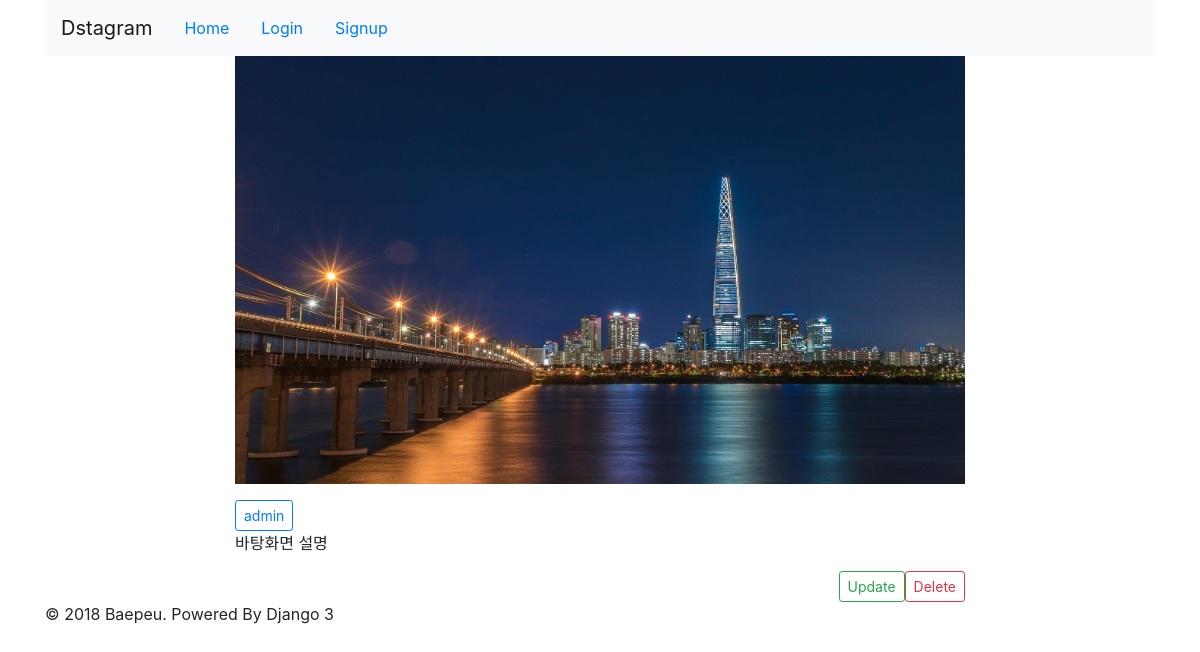
Page /detail/1/ on the committed database.
### photo/models.py (models this page shows, shortened)
class Photo(models.Model):
    author = models.ForeignKey(User, on_delete=models.CASCADE, related_name='user_photos')
    photo = models.ImageField(upload_to='photos/%Y/%m/%d', default='photos/no_image.png')
    text = models.TextField()
    created = models.DateTimeField(auto_now_add=True)
    updated = models.DateTimeField(auto_now=True)
    class Meta:
        ordering = ['-updated']

### photo/templates/photo/detail.html (shortened to what this page needs)
{% extends 'base.html' %}
{% block content %}
    <div class="row">
        <div class="col-md-2"></div>
        <div class="col-md-8 panel panel-default">
            <p><img src="{{ object.photo.url }}" style="width:100%;"></p>
            <button type="button" class="btn btn-outline-primary btn-sm">
                {{ object.author.username }}
            </button>
            <p>{{ object.text|linebreaksbr }}</p>
            <a href="{% url 'photo:photo_delete' pk=object.id %}" class="btn btn-outline-danger btn-sm float-right">Delete</a>
            <a href="{% url 'photo:photo_update' pk=object.id %}" class="btn btn-outline-success btn-sm float-right">Update</a>
        </div>
        <div class="col-md-2"></div>
    </div>
            {% load disqus_tags %}
{% endblock %}

### rows in the picture
Photo: photo (picture), author.username "admin", text "바탕화면 설명"
